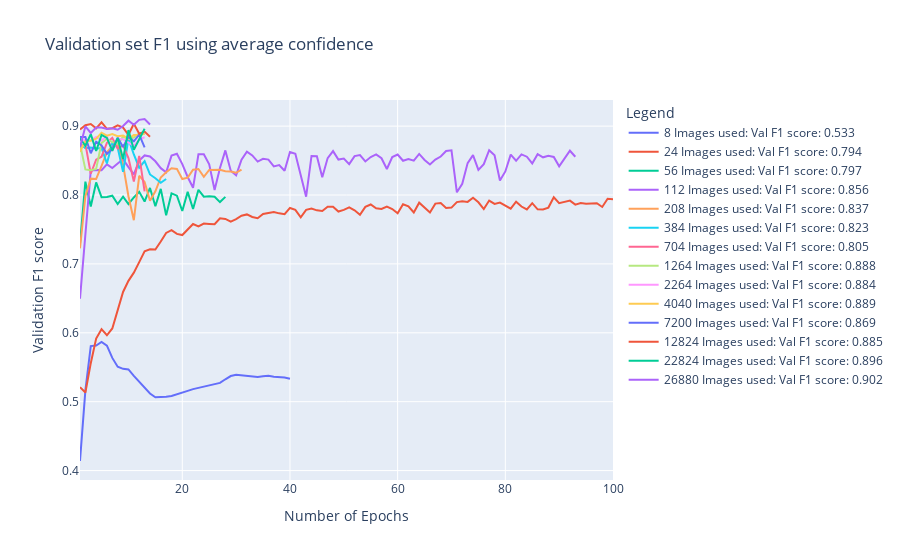

Notebook code for this chart:
### Code cell
plot_validation_performance_vs_epochs(
    performance, 
    no_of_samples, 
    title="Validation set F1 using average confidence", 
    x_axes="Number of Epochs", 
    y_axes="Validation F1 score", 
    plotting_curve="f1"  # Change to "f1" if you want to plot F1 scores instead
)
